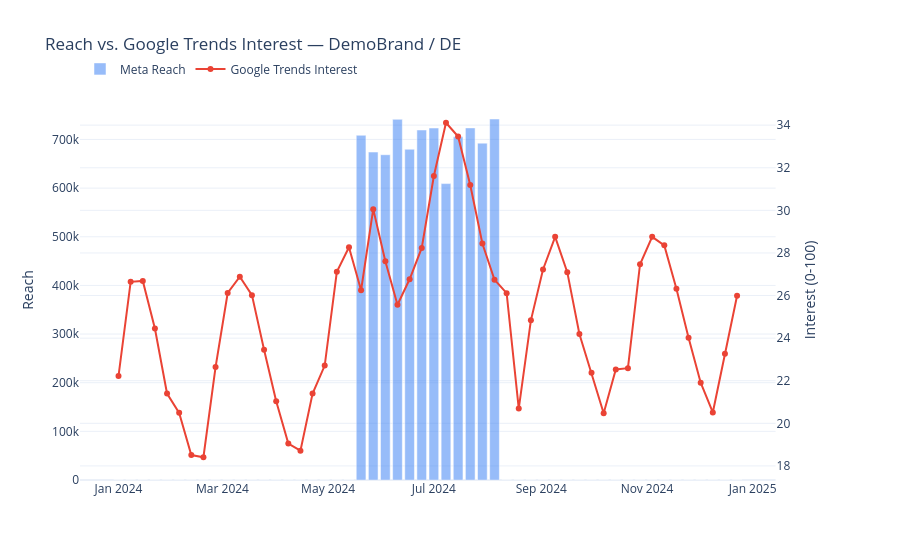
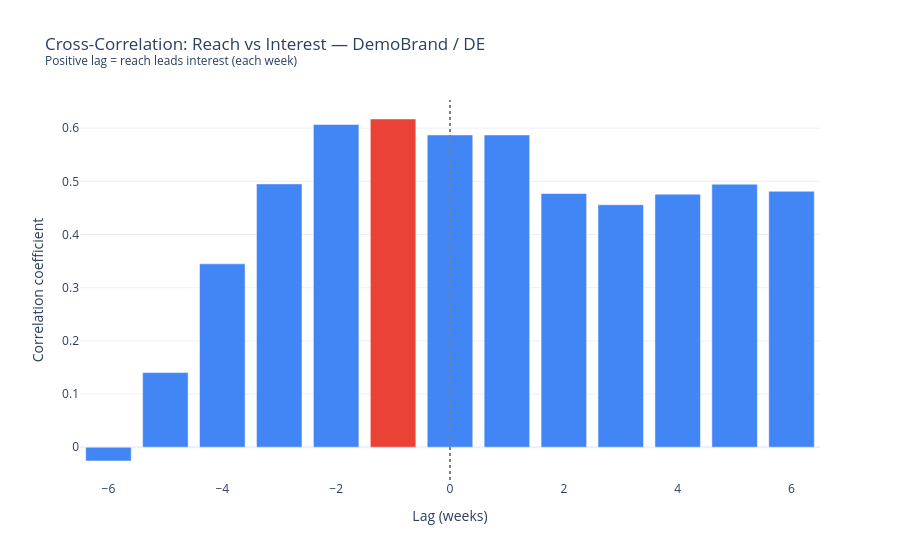
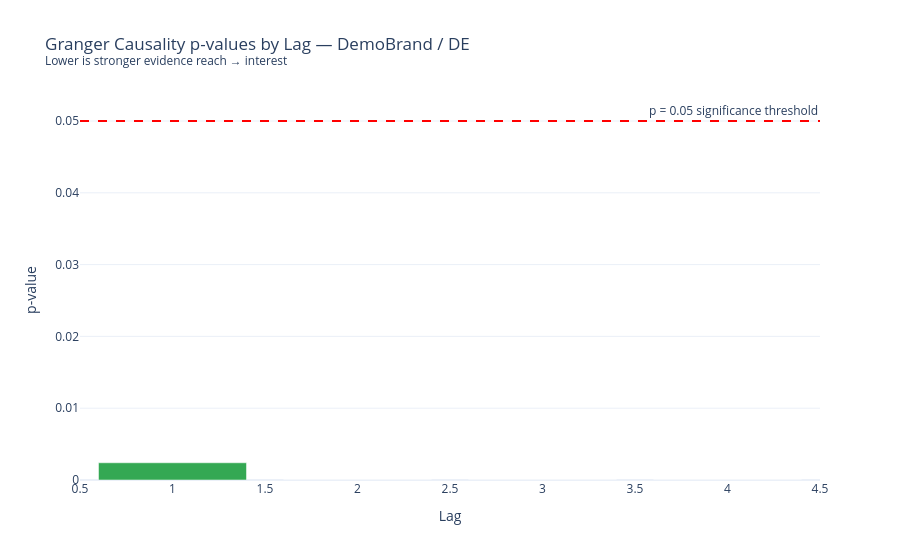
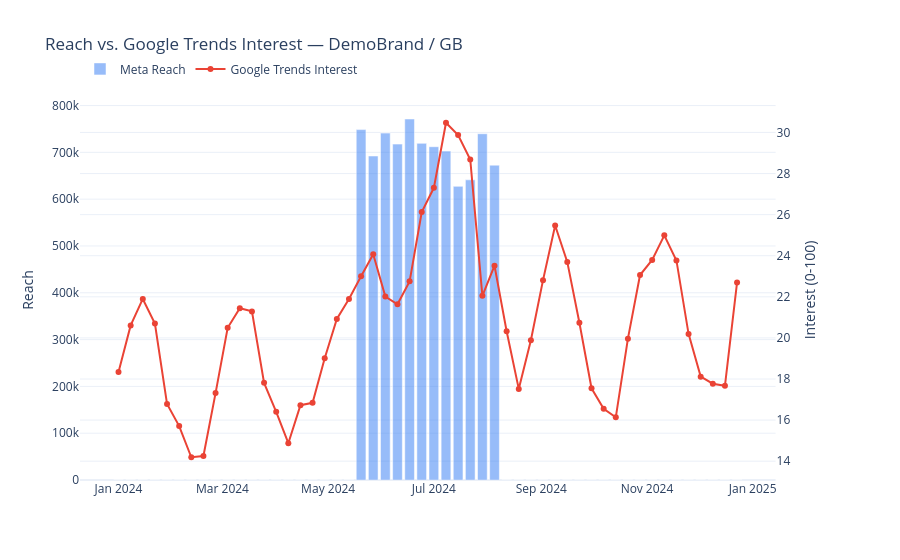

Notebook code cell kept with these figures, in order:
### Markdown cell above
## 5. Correlation, lag correlation & Granger causality (per country)

Run for every geo available for the selected brand. Adjust `MAX_LAG` to the number of
weeks you think a reasonable maximum delay between spend and awareness could be.

### Code cell
MAX_LAG = 6  # weeks

results = {}

for geo in GEOS_TO_ANALYZE:
    sub = panel[(panel["brand"] == BRAND) & (panel["geo"] == geo)].sort_values("date")
    if sub["reach"].sum() == 0:
        print(f"Skipping {geo}: no ad spend recorded for this brand/geo.")
        continue

    corr = stats_analysis.compute_correlation(sub["reach"], sub["interest"])
    cc = stats_analysis.cross_correlation(sub["reach"], sub["interest"], max_lag=MAX_LAG)
    bl = stats_analysis.best_lag(cc)
    granger = stats_analysis.granger_causality(sub["reach"], sub["interest"], max_lag=min(MAX_LAG, 4))

    results[geo] = {"panel": sub, "correlation": corr, "cross_corr": cc,
                     "best_lag": bl, "granger": granger}

    display(Markdown(f"### {BRAND} / {geo}"))
    fig = viz.plot_dual_axis_timeseries(panel, BRAND, geo)
    fig.show()

    display(Markdown(f"**Correlation:** {interpretation.interpret_correlation(corr, BRAND, geo)}"))

    fig = viz.plot_cross_correlation(cc, BRAND, geo, freq_label="week")
    fig.show()
    display(Markdown(f"**Lag:** {interpretation.interpret_lag(bl, BRAND, geo, freq_label='week')}"))

    if granger.get("ok"):
        fig = viz.plot_granger_pvalues(granger["p_values_by_lag"], BRAND, geo)
        fig.show()
    display(Markdown(f"**Granger causality:** {interpretation.interpret_granger(granger, BRAND, geo)}"))
    display(Markdown("---"))
